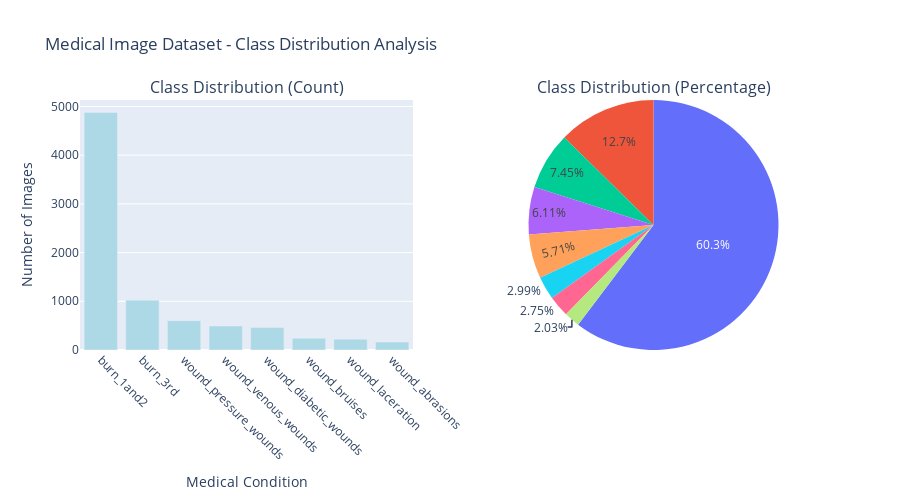

Notebook code cell kept with this figure:
### Code cell
# Load the dataset 
df = pd.read_csv(config.DATA_CSV)
print(f"Dataset shape: {df.shape}")
print(f"Columns: {list(df.columns)}")

# Analyze class distribution
print("\nClass Distribution:")
class_counts = df['label'].value_counts()
print(class_counts)

# Create class mapping
unique_classes = sorted(df['label'].unique())
class_to_idx = {cls: idx for idx, cls in enumerate(unique_classes)}
idx_to_class = {idx: cls for cls, idx in class_to_idx.items()}
n_classes = len(unique_classes)

print(f"\nNumber of classes: {n_classes}")
print(f"Classes: {unique_classes}")

# Visualize class distribution
fig = make_subplots(
    rows=1, cols=2,
    subplot_titles=['Class Distribution (Count)', 'Class Distribution (Percentage)'],
    specs=[[{"type": "bar"}, {"type": "pie"}]]
)

# Bar chart
fig.add_trace(
    go.Bar(x=class_counts.index, y=class_counts.values, name='Count', marker_color='lightblue'),
    row=1, col=1
)

# Pie chart
fig.add_trace(
    go.Pie(labels=class_counts.index, values=class_counts.values, name="Distribution"),
    row=1, col=2
)

fig.update_layout(
    height=500,
    title_text="Medical Image Dataset - Class Distribution Analysis",
    showlegend=False
)

fig.update_xaxes(title_text="Medical Condition", row=1, col=1, tickangle=45)
fig.update_yaxes(title_text="Number of Images", row=1, col=1)

fig.show()

# Calculate class imbalance ratio
max_class_count = class_counts.max()
min_class_count = class_counts.min()
imbalance_ratio = max_class_count / min_class_count

print(f"\nClass Imbalance Analysis:")
print(f"   Most frequent class: {class_counts.index[0]} ({max_class_count} images)")
print(f"   Least frequent class: {class_counts.index[-1]} ({min_class_count} images)")
print(f"   Imbalance ratio: {imbalance_ratio:.1f}:1")

# Save class distribution data
class_distribution_data = {
    'class_counts': class_counts.to_dict(),
    'class_to_idx': class_to_idx,
    'n_classes': n_classes,
    'imbalance_ratio': float(imbalance_ratio)
}

with open(os.path.join(config.OUTPUT_DIR, 'class_distribution.json'), 'w') as f:
    json.dump(class_distribution_data, f, indent=2)

print(f"\nClass distribution data saved to: {config.OUTPUT_DIR}/class_distribution.json")

### Figure 1 — Plotly figure (JSON) as saved in the notebook; plotly's stock layout.template omitted (floating-point values rounded to 4 significant figures)
{"data": [{"marker": {"color": "lightblue"}, "name": "Count", "type": "bar", "x": ["burn_1and2", "burn_3rd", "wound_pressure_wounds", "wound_venous_wounds", "wound_diabetic_wounds", "wound_bruises", "wound_laceration", "wound_abrasions"], "xaxis": "x", "y": [4876, 1023, 602, 494, 462, 242, 222, 164], "yaxis": "y"}, {"domain": {"x": [0.55, 1], "y": [0, 1]}, "labels": ["burn_1and2", "burn_3rd", "wound_pressure_wounds", "wound_venous_wounds", "wound_diabetic_wounds", "wound_bruises", "wound_laceration", "wound_abrasions"], "name": "Distribution", "type": "pie", "values": [4876, 1023, 602, 494, 462, 242, 222, 164]}], "layout": {"annotations": [{"font": {"size": 16}, "showarrow": false, "text": "Class Distribution (Count)", "x": 0.225, "xanchor": "center", "xref": "paper", "y": 1, "yanchor": "bottom", "yref": "paper"}, {"font": {"size": 16}, "showarrow": false, "text": "Class Distribution (Percentage)", "x": 0.775, "xanchor": "center", "xref": "paper", "y": 1, "yanchor": "bottom", "yref": "paper"}], "height": 500, "showlegend": false, "title": {"text": "Medical Image Dataset - Class Distribution Analysis"}, "xaxis": {"anchor": "y", "domain": [0, 0.45], "tickangle": 45, "title": {"text": "Medical Condition"}}, "yaxis": {"anchor": "x", "domain": [0, 1], "title": {"text": "Number of Images"}}}}
